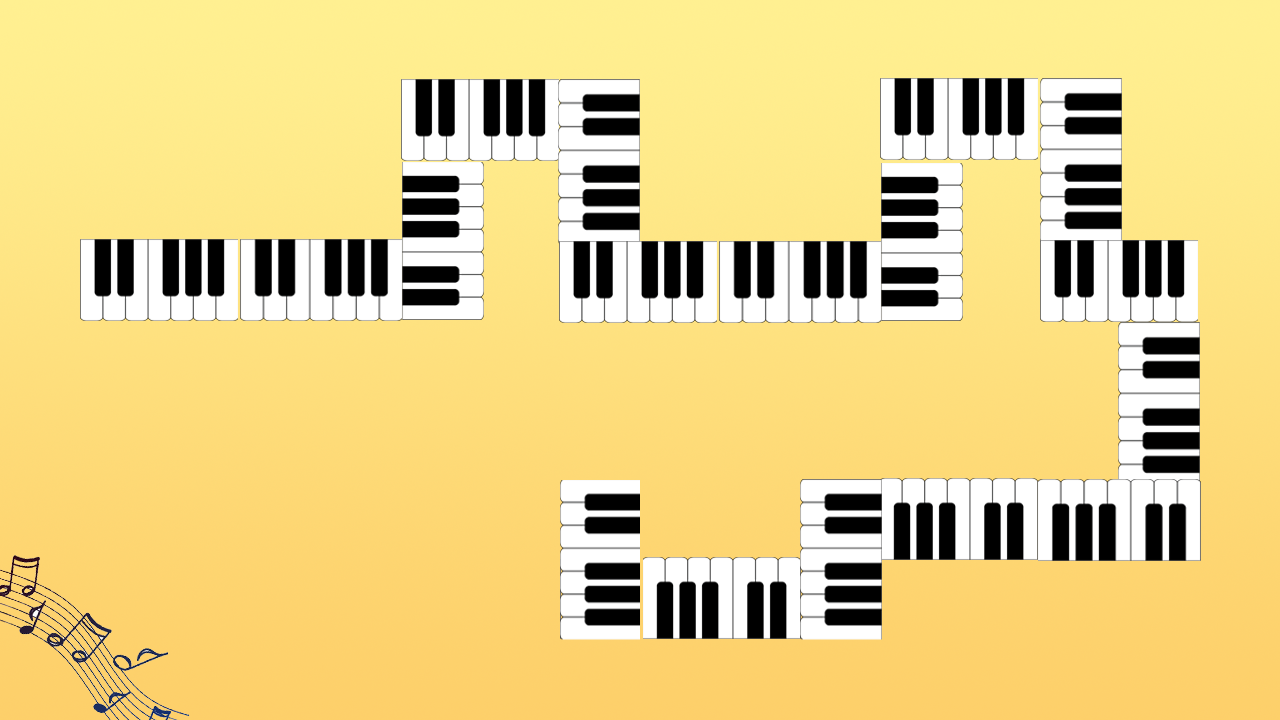

Rendered tile map (Tiled .tmx) drawn with the repository's tilesets; below, a short description and the map source with its tile grids summarised:
An orthogonal 16x9 tile map with 80x80 px tiles, 1 tile layer (块层 1) and 60 objects (enemy, baby, assistant).

<map version="1.0" orientation="orthogonal" width="16" height="9" tilewidth="80" tileheight="80">
 <tileset firstgid="1" name="6" tilewidth="80" tileheight="80">
  <image source="6.png" width="1280" height="720" />
 </tileset>
 <layer name="块层 1" width="16" height="9">
  <data>[144 cells, 144 non-empty, 142 distinct tile ids]</data>
 </layer>
 <objectgroup name="people" width="16" height="9" visible="0">
  <object name="enemy" x="80" y="240" width="80" height="80" />
  <object name="baby" x="560" y="400" width="80" height="80" />
  <object name="assistant" x="560" y="480" width="80" height="80" />
 </objectgroup>
 <objectgroup name="barrier" width="16" height="9" visible="0">
  <object x="80" y="240" height="80" />
  <object x="80" y="240" width="320" />
  <object x="80" y="320" width="400" />
  <object x="480" y="160" height="160" />
  <object x="480" y="160" width="80" />
  <object x="560" y="160" height="160" />
  <object x="560" y="320" width="400" />
  <object x="960" y="160" height="160" />
  <object x="960" y="160" width="80" />
  <object x="1040" y="160" height="160" />
  <object x="1040" y="320" width="80" />
  <object x="1120" y="320" height="160" />
  <object x="800" y="480" width="320" />
  <object x="800" y="480" height="80" />
  <object x="880" y="560" height="80" />
  <object x="880" y="560" width="320" />
  <object x="1200" y="240" height="320" />
  <object x="1120" y="240" width="80" />
  <object x="1120" y="80" height="160" />
  <object x="880" y="80" width="240" />
  <object x="880" y="80" height="160" />
  <object x="640" y="240" width="240" />
  <object x="640" y="80" height="160" />
  <object x="400" y="80" width="240" />
  <object x="400" y="80" height="160" />
  <object x="640" y="560" width="160" />
  <object x="560" y="640" width="320" />
  <object x="560" y="400" height="240" />
  <object x="640" y="400" height="160" />
 </objectgroup>
 <objectgroup name="road" width="16" height="9" visible="0">
  <object x="81" y="243" width="359" height="73">
   <properties>
    <property name="direction" value="right" />
   </properties>
  </object>
  <object x="403" y="116" width="76" height="200">
   <properties>
    <property name="direction" value="up" />
   </properties>
  </object>
  <object x="400" y="81" width="200" height="81">
   <properties>
    <property name="direction" value="right" />
   </properties>
  </object>
  <object x="561" y="83" width="76" height="199">
   <properties>
    <property name="direction" value="down" />
   </properties>
  </object>
  <object x="561" y="241" width="360" height="79">
   <properties>
    <property name="direction" value="right" />
   </properties>
  </object>
  <object x="881" y="120" width="77" height="199">
   <properties>
    <property name="direction" value="up" />
   </properties>
  </object>
  <object x="880" y="81" width="200" height="79">
   <properties>
    <property name="direction" value="right" />
   </properties>
  </object>
  <object x="1043" y="81" width="76" height="203">
   <properties>
    <property name="direction" value="down" />
   </properties>
  </object>
  <object x="1041" y="240" width="119" height="75">
   <properties>
    <property name="direction" value="right" />
   </properties>
  </object>
  <object x="1121" y="237" width="79" height="285">
   <properties>
    <property name="direction" value="down" />
   </properties>
  </object>
  <object x="841" y="480" width="357" height="80">
   <properties>
    <property name="direction" value="left" />
   </properties>
  </object>
  <object x="799" y="479" width="79" height="124">
   <properties>
    <property name="direction" value="down" />
   </properties>
  </object>
  <object x="601" y="562" width="281" height="77">
   <properties>
    <property name="direction" value="left" />
   </properties>
  </object>
  <object x="560" y="480" width="80" height="160">
   <properties>
    <property name="direction" value="up" />
   </properties>
  </object>
 </objectgroup>
 <objectgroup name="tower" width="16" height="9">
  <object x="320" y="160" width="80" height="80">
   <properties>
    <property name="type" value="3,5,8" />
   </properties>
  </object>
  <object x="320" y="80" width="80" height="80">
   <properties>
    <property name="type" value="3,5,8" />
   </properties>
  </object>
  <object x="480" y="240" width="80" height="80">
   <properties>
    <property name="type" value="3,5,8" />
   </properties>
  </object>
  <object x="1120" y="80" width="80" height="80">
   <properties>
    <property name="type" value="3,5,8" />
   </properties>
  </object>
  <object x="800" y="80" width="80" height="80">
   <properties>
    <property name="type" value="3,5,8" />
   </properties>
  </object>
  <object x="1040" y="320" width="80" height="80">
   <properties>
    <property name="type" value="3,5,8" />
   </properties>
  </object>
  <object x="1040" y="400" width="80" height="80">
   <properties>
    <property name="type" value="3,5,8" />
   </properties>
  </object>
  <object x="880" y="560" width="80" height="80">
   <properties>
    <property name="type" value="3,5,8" />
   </properties>
  </object>
  <object x="960" y="560" width="80" height="80">
   <properties>
    <property name="type" value="3,5,8" />
   </properties>
  </object>
  <object x="720" y="320" width="80" height="80">
   <properties>
    <property name="type" value="3,5,8" />
   </properties>
  </object>
  <object x="480" y="320" width="80" height="80">
   <properties>
    <property name="type" value="3,5,8" />
   </properties>
  </object>
  <object x="720" y="400" width="80" height="80">
   <properties>
    <property name="type" value="3,5,8" />
   </properties>
  </object>
  <object x="800" y="160" width="80" height="80">
   <properties>
    <property name="type" value="3,5,8" />
   </properties>
  </object>
  <object x="480" y="560" width="80" height="80">
   <properties>
    <property name="type" value="3,5,8" />
   </properties>
  </object>
 </objectgroup>
</map>
